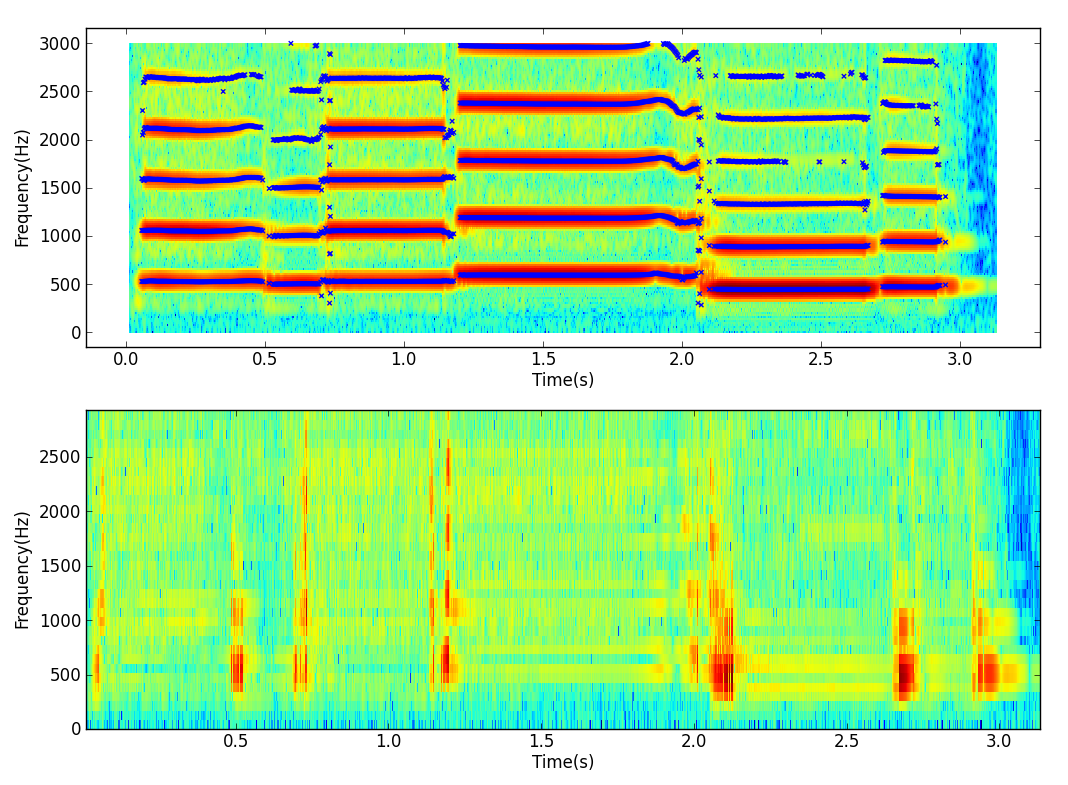

Recreate this plot in Python.
import numpy as np
import matplotlib.pyplot as plt
from scipy.signal import hamming, triang, blackmanharris
from scipy.fftpack import fft, ifft, fftshift
import math
import sys, os, functools, time

sys.path.append(os.path.join(os.path.dirname(os.path.realpath(__file__)), '../../../../code/basicFunctions/'))
sys.path.append(os.path.join(os.path.dirname(os.path.realpath(__file__)), '../../../../code/basicFunctions_C/'))

import smsF0DetectionTwm as fd
import smsWavplayer as wp
import smsPeakProcessing as PP

try:
  import basicFunctions_C as GS
except ImportError:
  import smsGenSpecSines as GS
  print "%%%%%%%%%%%%%%%%%%%%%%%%%%%%%%%%%%%%%%%%%%%%%%%%%%%%%%%%%%%%%%%%%%%%%%%%%%%%%%%%%%%%%%%"
  print "NOTE: Cython modules for some functions were not imported, the processing will be slow"
  print "%%%%%%%%%%%%%%%%%%%%%%%%%%%%%%%%%%%%%%%%%%%%%%%%%%%%%%%%%%%%%%%%%%%%%%%%%%%%%%%%%%%%%%%"


def hprModelPlot(x, fs, w, N, t, nH, minf0, maxf0, f0et, maxhd, maxFreq): 
	hN = N/2                                                      # size of positive spectrum
	hM1 = int(math.floor((w.size+1)/2))                           # half analysis window size by rounding
	hM2 = int(math.floor(w.size/2))                               # half analysis window size by floor
	Ns = 512                                                      # FFT size for synthesis (even)
	H = Ns/4                                                      # Hop size used for analysis and synthesis
	hNs = Ns/2      
	pin = max(hNs, hM1)                                           # initialize sound pointer in middle of analysis window          
	pend = x.size - max(hNs, hM1)                                 # last sample to start a frame
	fftbuffer = np.zeros(N)                                       # initialize buffer for FFT
	yhw = np.zeros(Ns)                                            # initialize output sound frame
	yrw = np.zeros(Ns)                                            # initialize output sound frame
	yh = np.zeros(x.size)                                         # initialize output array
	yr = np.zeros(x.size)                                         # initialize output array
	w = w / sum(w)                                                # normalize analysis window
	sw = np.zeros(Ns)     
	ow = triang(2*H)                                              # overlapping window
	sw[hNs-H:hNs+H] = ow      
	bh = blackmanharris(Ns)                                       # synthesis window
	bh = bh / sum(bh)                                             # normalize synthesis window
	wr = bh                                                       # window for residual
	sw[hNs-H:hNs+H] = sw[hNs-H:hNs+H] / bh[hNs-H:hNs+H]

	numFrames = int(math.floor(pend/float(H)))
	frmNum = 0
	frmTime = []
	lastBin = N*maxFreq/float(fs)
	binFreq = np.arange(lastBin)*float(fs)/N       # The bin frequencies
    
	while pin<pend:                                         # while sound pointer is smaller than last sample    
		frmTime.append(pin/float(fs))         
		xw = x[pin-hM1:pin+hM2] * w                                  # window the input sound
		fftbuffer = np.zeros(N)                                      # reset buffer
		fftbuffer[:hM1] = xw[hM2:]                                   # zero-phase window in fftbuffer
		fftbuffer[N-hM2:] = xw[:hM2]                           
		X = fft(fftbuffer)                                           # compute FFT
		mX = 20 * np.log10(abs(X[:hN]))                              # magnitude spectrum of positive frequencies
		ploc = PP.peakDetection(mX, hN, t)                
		pX = np.unwrap(np.angle(X[:hN]))                             # unwrapped phase spect. of positive freq.    
		iploc, ipmag, ipphase = PP.peakInterp(mX, pX, ploc)          # refine peak values
    
		f0 = fd.f0DetectionTwm(iploc, ipmag, N, fs, f0et, minf0, maxf0)  # find f0
		hloc = np.zeros(nH)                                          # initialize harmonic locations
		hmag = np.zeros(nH)-100                                      # initialize harmonic magnitudes
		hphase = np.zeros(nH)                                        # initialize harmonic phases
		hf = (f0>0)*(f0*np.arange(1, nH+1))                          # initialize harmonic frequencies
		hi = 0                                                       # initialize harmonic index
		npeaks = ploc.size;                                          # number of peaks found
    
		while f0>0 and hi<nH and hf[hi]<fs/2 :                       # find harmonic peaks
			dev = min(abs(iploc/N*fs - hf[hi]))
			pei = np.argmin(abs(iploc/N*fs - hf[hi]))                  # closest peak
			if ( hi==0 or not any(hloc[:hi]==iploc[pei]) ) and dev<maxhd*hf[hi] :
				hloc[hi] = iploc[pei]                                    # harmonic locations
				hmag[hi] = ipmag[pei]                                    # harmonic magnitudes
				hphase[hi] = ipphase[pei]                                # harmonic phases
			hi += 1                                                    # increase harmonic index
 
		if frmNum == 0:                                       # Accumulate and store STFT
			XSpec = np.transpose(np.array([mX[:lastBin]]))
			ind1 = np.where(hloc>0)[0]
			ind2 = np.where(hloc<=lastBin)[0]
			ind = list((set(ind1.tolist())&set(ind2.tolist())))
			final_peaks = hloc[ind]
			parray = np.zeros([final_peaks.size,2])
			parray[:,0]=pin/float(fs)
			parray[:,1]=final_peaks*float(fs)/N
			specPeaks = parray
		else:
			XSpec = np.hstack((XSpec,np.transpose(np.array([mX[:lastBin]]))))
			ind1 = np.where(hloc>0)[0]
			ind2 = np.where(hloc<=lastBin)[0]
			ind = list((set(ind1.tolist())&set(ind2.tolist())))
			final_peaks = hloc[ind]
			parray = np.zeros([final_peaks.size,2])
			parray[:,0]=pin/float(fs)
			parray[:,1]=final_peaks*float(fs)/N
			specPeaks = np.append(specPeaks, parray,axis=0)
		
		hloc[:hi] = (hloc[:hi]!=0) * (hloc[:hi]*Ns/N)                # synth. locs
		ri = pin-hNs-1                                               # input sound pointer for residual analysis
		xr = x[ri:ri+Ns]*wr                                          # window the input sound                                       
		fftbuffer = np.zeros(Ns)                                     # reset buffer
		fftbuffer[:hNs] = xr[hNs:]                                   # zero-phase window in fftbuffer
		fftbuffer[hNs:] = xr[:hNs]                           
		Xr = fft(fftbuffer)                                          # compute FFT for residual analysis
		Yh = GS.genSpecSines(hloc[:hi], hmag, hphase, Ns)            # generate spec sines of harmonic component          
		Yr = Xr-Yh;                                                  # get the residual complex spectrum
		mYr = 20 * np.log10(abs(Yr[:hNs]))
		lastBinYr = Ns*maxFreq/float(fs)
		binFreqYr = np.arange(lastBinYr)*float(fs)/Ns       # The bin frequencies
		if frmNum == 0:                                        # Accumulate and store STFT
			YrSpec = np.transpose(np.array([mYr[:lastBinYr]]))
		else:
			YrSpec = np.hstack((YrSpec,np.transpose(np.array([mYr[:lastBinYr]]))))
		pin += H
		frmNum += 1
	
	frmTime = np.array(frmTime)                               # The time at the centre of the frames
	plt.figure(1)
	plt.subplot(2,1,1)
	plt.hold(True)
	plt.pcolormesh(frmTime,binFreq,XSpec)
	plt.scatter(specPeaks[:,0]+(0.5*H/float(fs)), specPeaks[:,1], s=10, marker='x')
	plt.xlabel('Time(s)')
	plt.ylabel('Frequency(Hz)')
	plt.autoscale(tight=True)

	plt.subplot(2,1,2)
	plt.hold(True)
	plt.pcolormesh(frmTime,binFreqYr,YrSpec)
	plt.xlabel('Time(s)')
	plt.ylabel('Frequency(Hz)')
	plt.autoscale(tight=True)


	plt.show()
	return YSpec

# example call of hprModelPlot function
if __name__ == '__main__':
    (fs, x) = wp.wavread('../../../../sounds/sax-phrase-short.wav')
    w = np.blackman(901)
    N = 2048
    t = -70
    nH = 10
    minf0 = 300
    maxf0 = 650
    f0et = 4
    maxhd = 0.2
    maxFreq = 3000.0
    YSpec = hprModelPlot(x,fs,w,N,t,nH, minf0, maxf0, f0et, maxhd, maxFreq)
   
